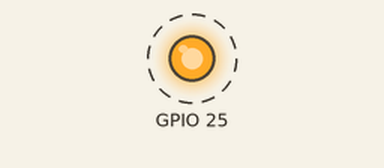
A sketch run on a simulated ESP32. Parts: output pins drawn as LEDs (lit = HIGH). Dashed ring = blinking. No radio packets arrive unless stated; what the sketch prints to the serial monitor is not drawn.

Above: at 0.5 s.
Timing chart, 0 to 4.8 s (numbered marks = the images above):
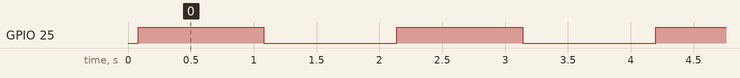

Measured:
- by itself, GPIO 25: alternates HIGH for 1.0 s and LOW for 1.1 s

The sketch:

LoRaSender.ino
```cpp
/*
  Basic test program, send date at the BAND you seted.

*/
#include <SPI.h>
#include <LoRa.h>

#define SCK     18    // GPIO5  -- SX127x's SCK
#define MISO    19   // GPIO19 -- SX127x's MISO
#define MOSI    23   // GPIO27 -- SX127x's MOSI
#define SS      5   // GPIO18 -- SX127x's CS
#define RST     27   // GPIO14 -- SX127x's RESET
#define DI0     16   // GPIO26 -- SX127x's IRQ(Interrupt Request)

#define BAND    868E6  //you can set band here directly,e.g. 868E6,915E6
#define PABOOST true

int counter = 0;

void setup() {
  pinMode(25,OUTPUT);

  Serial.begin(115200);
  while (!Serial);
  Serial.println("LoRa Sender");

  SPI.begin(SCK,MISO,MOSI,SS);
  LoRa.setPins(SS,RST,DI0);
  if (!LoRa.begin(BAND,PABOOST)) {
    Serial.println("Starting LoRa failed!");
    while (1);
  }
}

void loop() {
  Serial.print("Sending packet: ");
  Serial.println(counter);
  // send packet
  LoRa.beginPacket();
  LoRa.print("hello ");
  LoRa.print(counter);
  LoRa.endPacket();

  counter++;
  digitalWrite(25, HIGH);   // turn the LED on (HIGH is the voltage level)
  delay(1000);                       // wait for a second
  digitalWrite(25, LOW);    // turn the LED off by making the voltage LOW
  delay(1000);                       // wait for a second
}
```
